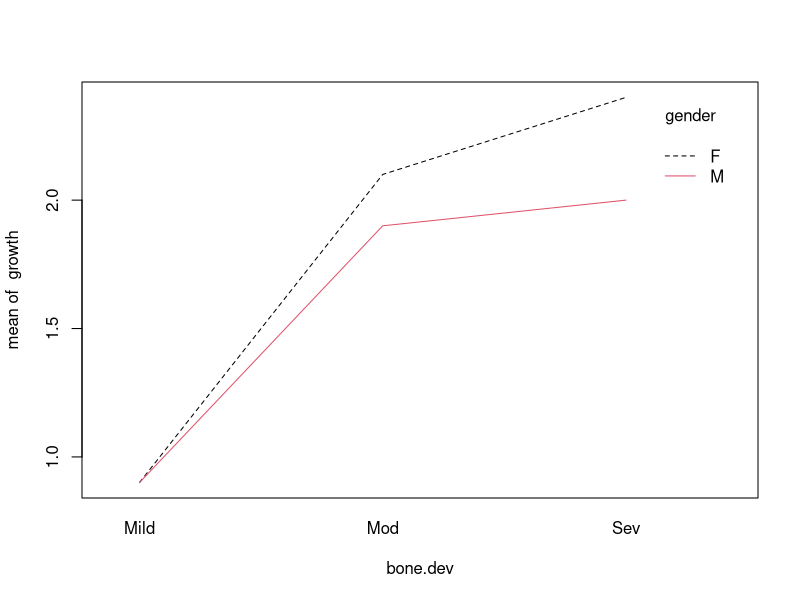
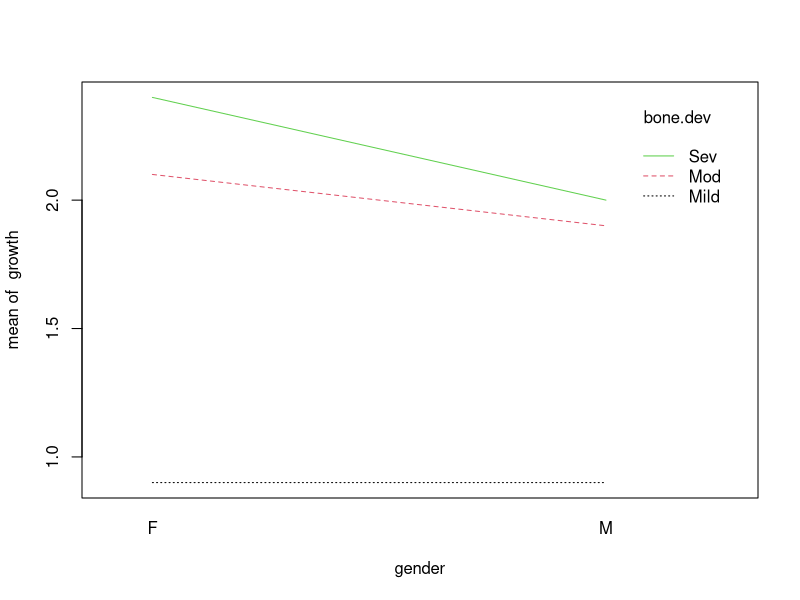
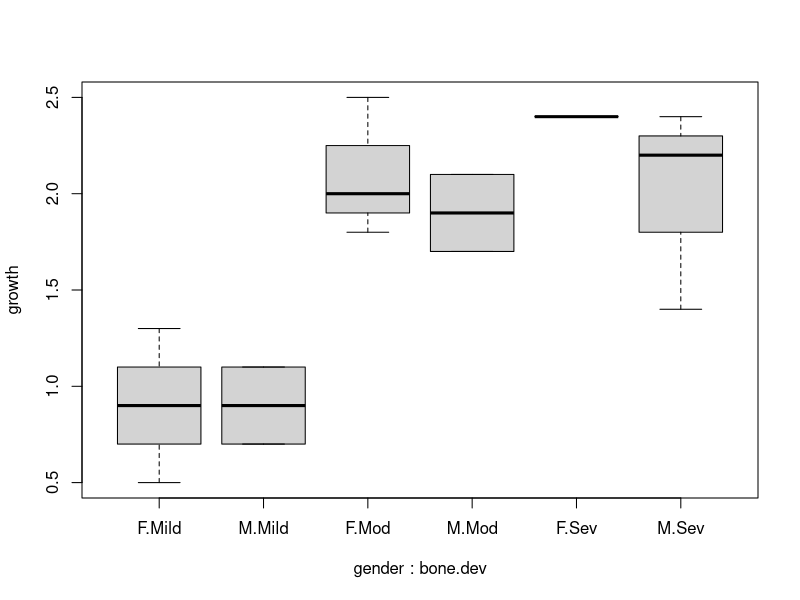
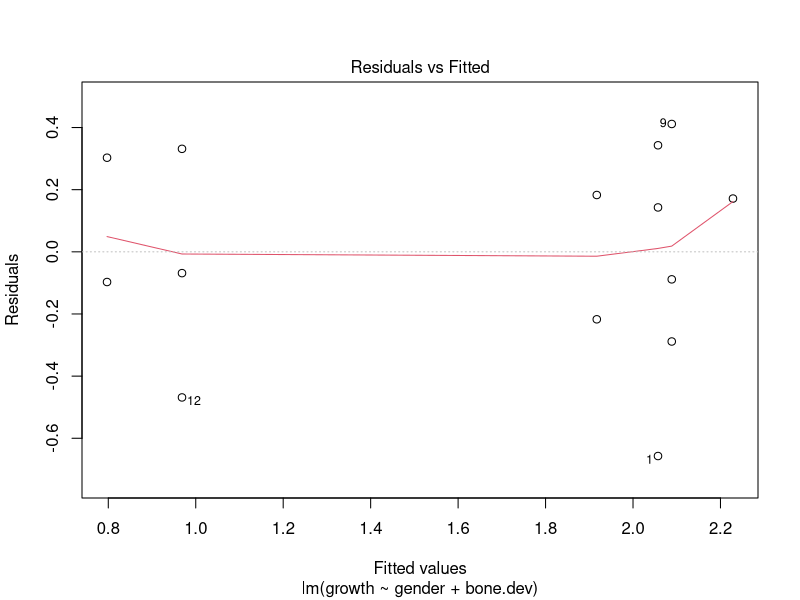
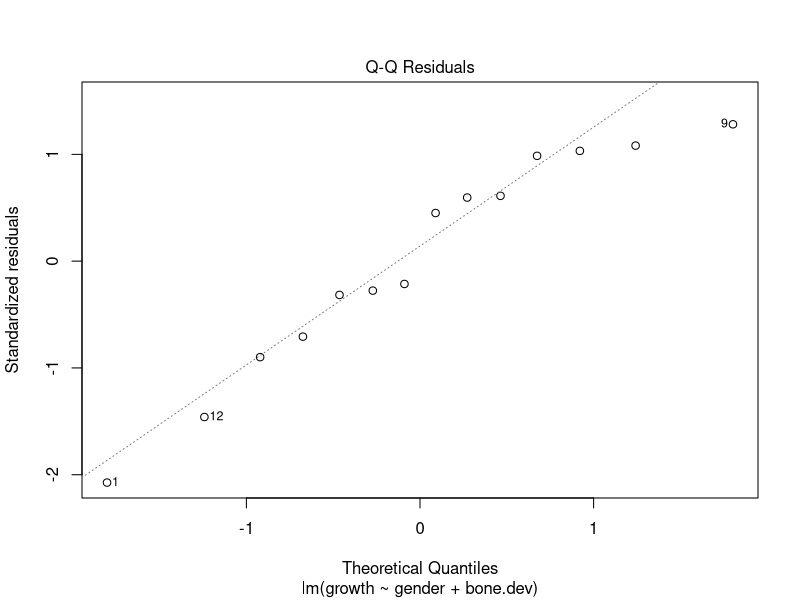

Here is the R script that generated these plots, in order:
## ---- chunk 1
knitr::opts_chunk$set(echo = TRUE)
## ---- chunk 2
bone = read.table("SGTADATASETS/bone-growth.dat", header = TRUE)
head(bone)
## ---- chunk 3
table(bone[1:2])
## ---- chunk 4
with(bone, interaction.plot(bone.dev, gender, growth, col = 1:2))
with(bone, interaction.plot(gender, bone.dev, growth, col = 1:3))
## ---- chunk 5
boxplot(growth ~ gender + bone.dev, data = bone)
## ---- chunk 6
bone.1 = lm(growth ~ gender, data = bone)
anova(bone.1)
## ---- chunk 7
bone.2 = lm(growth ~ gender + bone.dev, data = bone)
anova(bone.2)
## ---- chunk 8
bone.2rev = lm(growth ~ bone.dev + gender, data = bone)
anova(bone.2rev)
## ---- chunk 9
bone.int = lm(growth ~ gender * bone.dev, data = bone)
anova(bone.int)
## ---- chunk 10
bone.final = lm(growth ~ gender + bone.dev, data = bone)
bone.final
plot(bone.final, which = 1:2)
